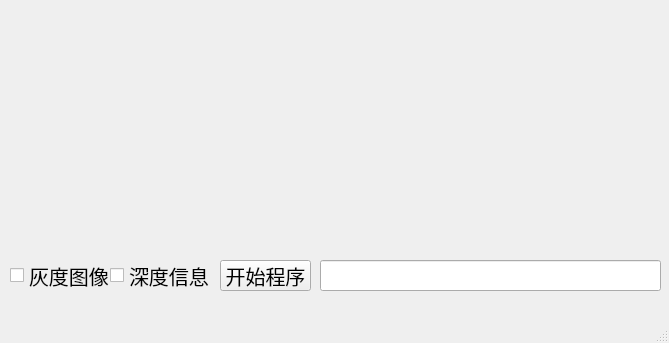
<?xml version="1.0" encoding="UTF-8"?>
<ui version="4.0">
 <class>MainWindow</class>
 <widget class="QMainWindow" name="MainWindow">
  <property name="geometry">
   <rect>
    <x>0</x>
    <y>0</y>
    <width>669</width>
    <height>343</height>
   </rect>
  </property>
  <property name="windowTitle">
   <string>入侵检测</string>
  </property>
  <property name="windowOpacity">
   <double>1.000000000000000</double>
  </property>
  <widget class="QWidget" name="centralwidget">
   <widget class="QLabel" name="GrayLabel">
    <property name="geometry">
     <rect>
      <x>10</x>
      <y>10</y>
      <width>320</width>
      <height>240</height>
     </rect>
    </property>
    <property name="text">
     <string/>
    </property>
    <property name="pixmap">
     <pixmap resource="Resource/img.qrc">:/img/gray.jpg</pixmap>
    </property>
   </widget>
   <widget class="QLabel" name="DepthLabel">
    <property name="geometry">
     <rect>
      <x>340</x>
      <y>10</y>
      <width>320</width>
      <height>240</height>
     </rect>
    </property>
    <property name="text">
     <string/>
    </property>
    <property name="pixmap">
     <pixmap resource="Resource/img.qrc">:/img/rgb.jpg</pixmap>
    </property>
   </widget>
   <widget class="QCheckBox" name="ShowGray">
    <property name="geometry">
     <rect>
      <x>10</x>
      <y>260</y>
      <width>101</width>
      <height>31</height>
     </rect>
    </property>
    <property name="font">
     <font>
      <pointsize>15</pointsize>
     </font>
    </property>
    <property name="text">
     <string>灰度图像</string>
    </property>
   </widget>
   <widget class="QCheckBox" name="ShowDepth">
    <property name="geometry">
     <rect>
      <x>110</x>
      <y>260</y>
      <width>101</width>
      <height>31</height>
     </rect>
    </property>
    <property name="font">
     <font>
      <pointsize>15</pointsize>
     </font>
    </property>
    <property name="text">
     <string>深度信息</string>
    </property>
   </widget>
   <widget class="QPushButton" name="StartButton">
    <property name="geometry">
     <rect>
      <x>220</x>
      <y>260</y>
      <width>91</width>
      <height>31</height>
     </rect>
    </property>
    <property name="font">
     <font>
      <pointsize>15</pointsize>
     </font>
    </property>
    <property name="text">
     <string>开始程序</string>
    </property>
   </widget>
   <widget class="QLineEdit" name="TextOut">
    <property name="geometry">
     <rect>
      <x>320</x>
      <y>260</y>
      <width>341</width>
      <height>31</height>
     </rect>
    </property>
   </widget>
  </widget>
  <widget class="QMenuBar" name="menubar">
   <property name="geometry">
    <rect>
     <x>0</x>
     <y>0</y>
     <width>669</width>
     <height>23</height>
    </rect>
   </property>
  </widget>
  <widget class="QStatusBar" name="statusbar"/>
 </widget>
 <resources>
  <include location="Resource/img.qrc"/>
 </resources>
 <connections/>
</ui>
